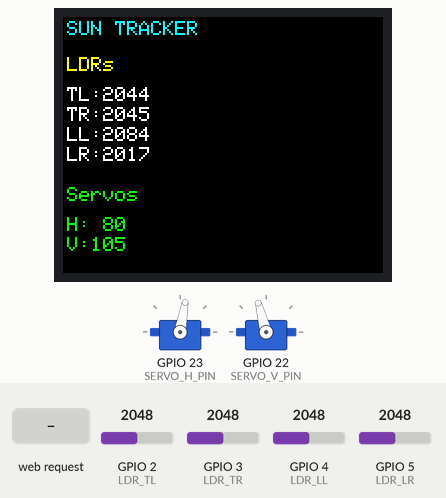
This sketch was run on a simulated ESP32. Parts: 160×128 colour display, 2 × servo. The inputs (shaded band) are chosen by the test bench; at power-on: GPIO 2 (LDR_TL) = 2048, GPIO 4 (LDR_LL) = 2048, GPIO 5 (LDR_LR) = 2048, GPIO 3 (LDR_TR) = 2048. What the sketch prints to the serial monitor is not drawn.

Above: at 1.3 s.
1.4 s: GPIO 2 (LDR_TL) set to 2137
At 2.8 s:
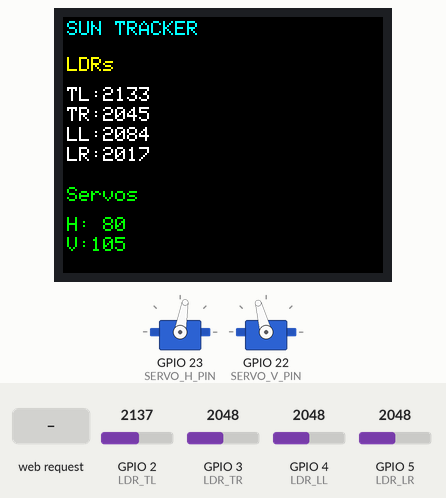
3.2 s: GPIO 2 (LDR_TL) set to 2210
At 3.83 s:
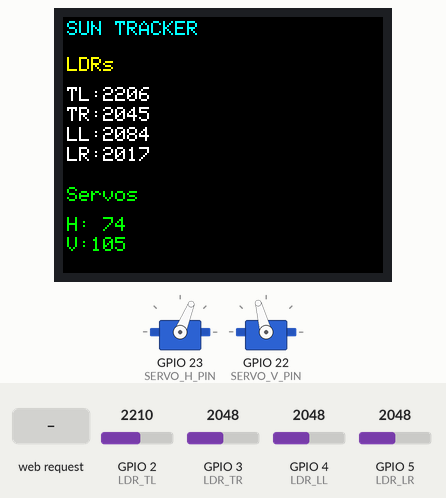
4.8 s: GPIO 4 (LDR_LL) set to 2314
At 5.24 s:
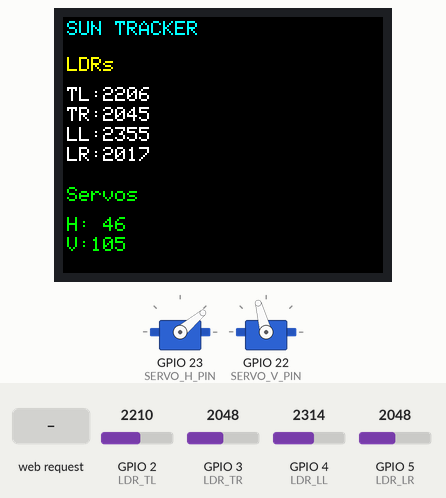
6.9 s: GPIO 4 (LDR_LL) set to 2435
At 9.26 s:
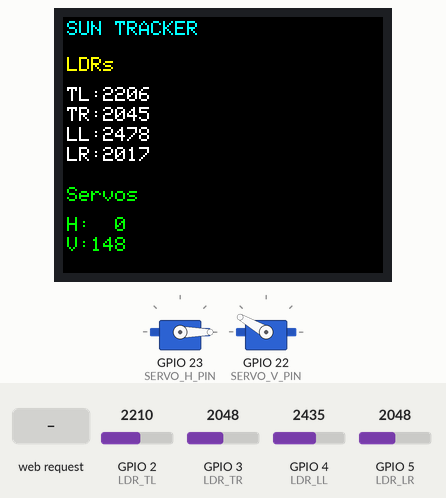
9.3 s: HTTP request GET /resetServos received
At 10.14 s:
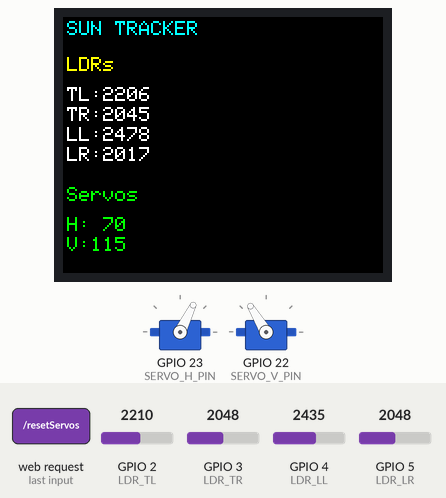
11.7 s: GPIO 5 (LDR_LR) set to 2458
At 12.23 s:
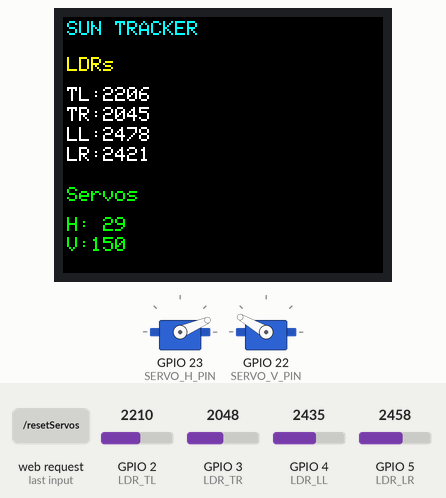
13.4 s: GPIO 5 (LDR_LR) set to 2570
Timing chart, 0 to 16.1 s (numbered marks = the images above; inputs shaded):
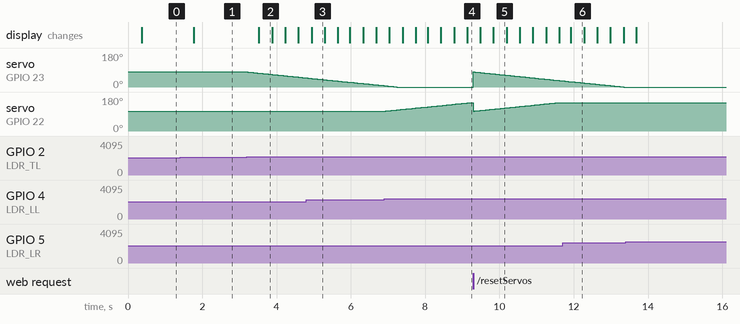

The sketch:

webserverservos.ino
```cpp
#include <ESP32Servo.h>
#include <Adafruit_GFX.h>
#include <Adafruit_ST7735.h>
#include <SPI.h>
#include <WiFi.h>
#include <WebServer.h>

// ===============================
//          DEFINIÇÕES TFT
// ===============================
#define TFT_CS   20
#define TFT_DC   19
#define TFT_RST  18
#define TFT_SCK  15
#define TFT_MOSI 9

SPIClass spi = SPIClass(FSPI);
Adafruit_ST7735 tft = Adafruit_ST7735(&spi, TFT_CS, TFT_DC, TFT_RST);

// ===============================
//          DEFINIÇÕES SERVOS
// ===============================
#define SERVO_H_PIN 23
#define SERVO_V_PIN 22

Servo servoH;
Servo servoV;

// ===============================
//          DEFINIÇÕES LDRs
// ===============================
#define LDR_TL 2
#define LDR_TR 3
#define LDR_LL 4
#define LDR_LR 5

// ===============================
//     CALIBRAÇÃO DOS LDRs
// ===============================
float fTL = 0.9985;
float fTR = 0.9990;
float fLL = 1.0180;
float fLR = 0.9850;

int corrigirLDR(int bruto, float fator) {
  int y = bruto * fator;
  if (y < 0) y = 0;
  if (y > 4095) y = 4095;
  return y;
}

int lerTL() { return corrigirLDR(analogRead(LDR_TL), fTL); }
int lerTR() { return corrigirLDR(analogRead(LDR_TR), fTR); }
int lerLL() { return corrigirLDR(analogRead(LDR_LL), fLL); }
int lerLR() { return corrigirLDR(analogRead(LDR_LR), fLR); }

// ===============================
//          VARIÁVEIS
// ===============================
int servohori = 80;    // horizontal começa 10º à esquerda
int servovert = 105;  // vertical começa a 105º

int tl, tr, ll, lr;
int dvert, dhoriz;

const int tol = 90;
bool modoAutomatico = true;

unsigned long lastServo = 0;
unsigned long lastTFT = 0;
const unsigned long servoInterval = 50;
const unsigned long tftInterval = 350;

// ===============================
//          WIFI
// ===============================
const char* ssid = "SunTracker";
const char* password = "12345678";

WebServer server(80);

// ===============================
//          HTML
// ===============================
const char htmlPage[] PROGMEM = R"rawliteral(
<!DOCTYPE html>
<html lang="pt">
<head>
<meta charset="UTF-8">
<meta name="viewport" content="width=device-width, initial-scale=1.0">
<title>SunTracker</title>

<style>
  body { background:#111; color:white; text-align:center; font-family:Arial; margin:0; padding:0; }
  h1 { margin-top:20px; font-size:30px; font-weight:bold; }
  h2 { margin-top:18px; font-size:23px; }
  button {
    width:75%; max-width:260px; height:48px;
    margin:10px auto; font-size:20px; border-radius:12px;
    border:none; color:white; display:block;
  }
  .g { background:#28a745; }
  .r { background:#c0392b; }
  .b { background:#2980b9; }
  .arrow {
    background:#444; width:70px; height:70px;
    font-size:32px; display:inline-flex; justify-content:center;
    align-items:center; border-radius:12px; margin:6px;
  }
  #modoTxt { font-size:20px; margin-top:10px; }
</style>
</head>

<body>
<h1>SunTracker</h1>

<h2>Modo de Operação</h2>
<button class="g" onclick="setModo('auto')">Automático</button>
<button class="r" onclick="setModo('manual')">Manual</button>
<p id="modoTxt">---</p>

<h2>Horizontal</h2>
<div>
  <button class="arrow" onclick="move('left')">&#9664;</button>
  <button class="arrow" onclick="move('right')">&#9654;</button>
</div>

<h2>Vertical</h2>
<div><button class="arrow" onclick="move('up')">&#9650;</button></div>
<div><button class="arrow" onclick="move('down')">&#9660;</button></div>

<h2>Ações</h2>
<button class="b" onclick="resetServos()">Reset</button>

<script>
function setModo(m){ fetch('/setModo?m='+m); }
function move(d){ fetch('/move?dir='+d); }
function resetServos(){ fetch('/resetServos'); }

setInterval(() => {
 fetch('/modoAtual')
   .then(r => r.text())
   .then(t => document.getElementById('modoTxt').innerText = t);
}, 200);
</script>

</body>
</html>
)rawliteral";

// ===============================
//     WEBSERVER HANDLERS
// ===============================
void handleRoot() {
  server.send(200, "text/html", htmlPage);
}

void handleSetModo() {
  modoAutomatico = (server.arg("m") == "auto");
  server.send(200, "text/plain", "OK");
}

void handleMove() {
  if (!modoAutomatico) {
    int passo = 5;
    String d = server.arg("dir");

    if (d == "left")  servohori -= passo;
    if (d == "right") servohori += passo;
    if (d == "up")    servovert -= passo;
    if (d == "down")  servovert += passo;

    servohori = constrain(servohori, 0, 180);
    servovert = constrain(servovert, 45, 135);

    servoH.write(servohori);
    servoV.write(servovert);
  }
  server.send(200, "text/plain", "OK");
}

void handleReset() {
  servohori = 80;
  servovert = 105;

  servoH.write(servohori);
  servoV.write(servovert);

  Serial.println("RESET → H=80 | V=105");
  server.send(200, "text/plain", "OK");
}

void handleModoAtual() {
  server.send(200, "text/plain", modoAutomatico ? "Automático" : "Manual");
}

// ===============================
//     ATUALIZAÇÃO AUTOMÁTICA
// ===============================
void atualizarServos() {
  if (!modoAutomatico) return;

  tl = lerTL();
  tr = lerTR();
  ll = lerLL();
  lr = lerLR();

  int avT = (tl + tr) / 2;
  int avB = (ll + lr) / 2;
  int avL = (tl + ll) / 2;
  int avR = (tr + lr) / 2;

  dvert  = avT - avB;
  dhoriz = avL - avR;

  if (abs(dvert) > tol) {
    if (avT > avB && servovert > 30) servovert--;
    else if (avB > avT && servovert < 150) servovert++;
  }

  if (abs(dhoriz) > tol) {
    if (avL > avR && servohori > 0) servohori--;
    else if (avR > avL && servohori < 180) servohori++;
  }

  servoH.write(servohori);
  servoV.write(servovert);
}

// ===============================
//     ATUALIZAR TFT
// ===============================
void atualizarTFT() {
  tft.fillScreen(ST77XX_BLACK);
  tft.setTextSize(1);

  tft.setCursor(2, 2);
  tft.setTextColor(ST77XX_CYAN);
  tft.println("SUN TRACKER");

  tft.setTextColor(ST77XX_YELLOW);
  tft.setCursor(2, 20);
  tft.println("LDRs");

  tft.setTextColor(ST77XX_WHITE);
  tft.setCursor(2, 35); tft.printf("TL:%4d", tl);
  tft.setCursor(2, 45); tft.printf("TR:%4d", tr);
  tft.setCursor(2, 55); tft.printf("LL:%4d", ll);
  tft.setCursor(2, 65); tft.printf("LR:%4d", lr);

  tft.setTextColor(ST77XX_GREEN);
  tft.setCursor(2, 85);
  tft.println("Servos");

  tft.setCursor(2, 100); tft.printf("H:%3d", servohori);
  tft.setCursor(2, 110); tft.printf("V:%3d", servovert);
}

// ===============================
//              SETUP
// ===============================
void setup() {
  Serial.begin(115200);

  spi.begin(TFT_SCK, -1, TFT_MOSI);
  tft.initR(INITR_BLACKTAB);
  tft.setRotation(1);
  tft.fillScreen(ST77XX_BLACK);

  servoH.attach(SERVO_H_PIN);
  servoV.attach(SERVO_V_PIN);

  servoH.write(servohori);
  servoV.write(servovert);

  WiFi.softAP(ssid, password);

  server.on("/", handleRoot);
  server.on("/setModo", handleSetModo);
  server.on("/move", handleMove);
  server.on("/resetServos", handleReset);
  server.on("/modoAtual", handleModoAtual);

  server.begin();
}

// ===============================
//              LOOP
// ===============================
void loop() {
  server.handleClient();

  unsigned long now = millis();

  if (now - lastServo >= servoInterval) {
    lastServo = now;
    atualizarServos();
  }

  if (now - lastTFT >= tftInterval) {
    lastTFT = now;
    atualizarTFT();
  }
}
```

Measured:
- the behaviour switches between 2163 and 2164 on GPIO 2 (LDR_TL) (found by bisection; images 1 and 2)
- the behaviour switches between 2372 and 2373 on GPIO 4 (LDR_LL) (found by bisection; images 3 and 4)
- after the input at 1.4 s, the display: changes after 0.37 s (image 1)
- after the input at 3.2 s, servo on GPIO 23 (SERVO_H_PIN): moves from 80° to 48° over 1.6 s, starting at once; the display: changes after 0.33 s (image 2)
- after the input at 6.9 s, servo on GPIO 22 (SERVO_V_PIN): moves from 105° to 150° over 2.2 s, starting at once
- after the input at 9.3 s, the display: first changes after 0.19 s (image 5 shows a later state)
